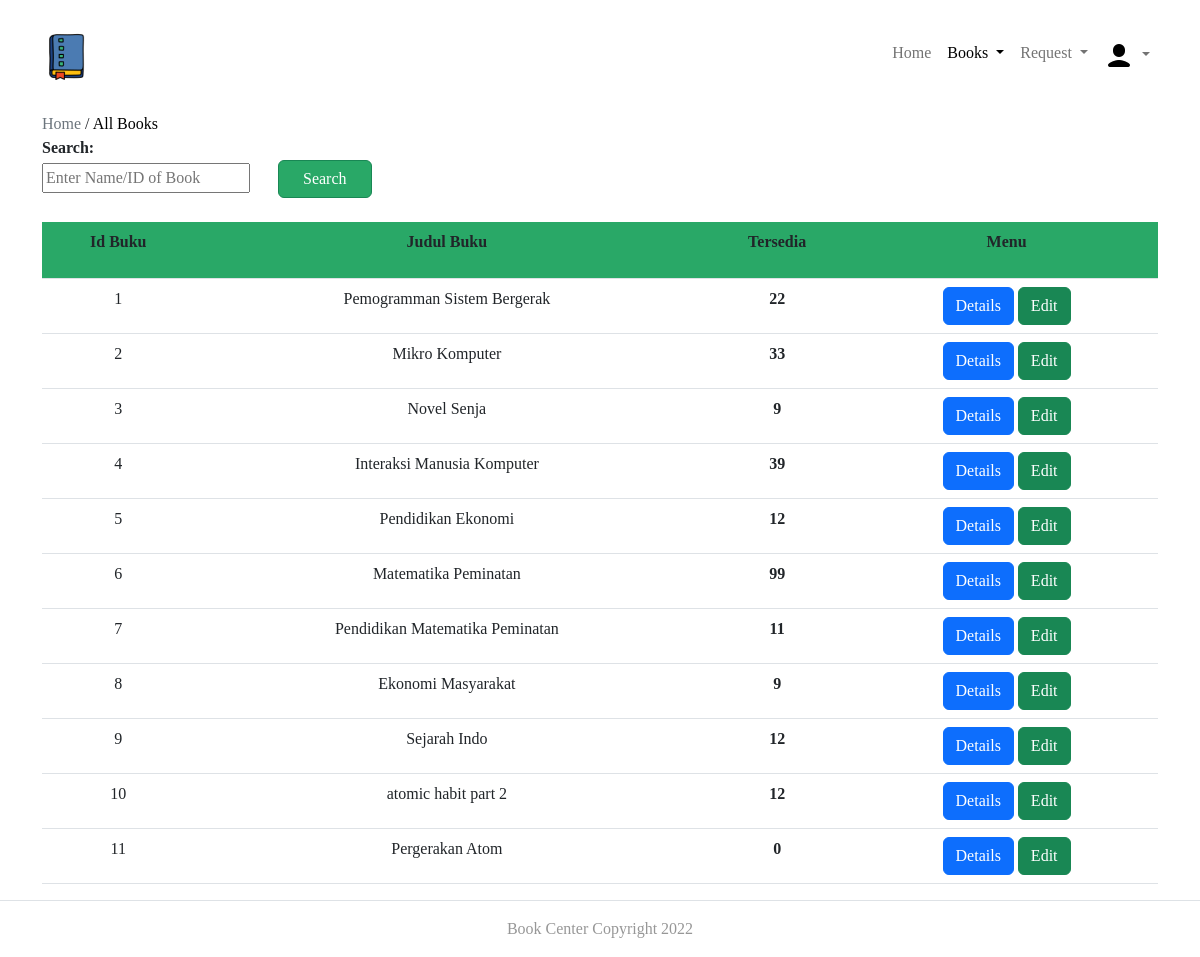
Screenshot of /Admin/book.php with the database file from the repository.
### tables this page shows
CREATE TABLE `buku` (
  `Id_buku` int(20) NOT NULL,
  `Judul_buku` varchar(50) DEFAULT NULL,
  `Tahun` varchar(50) DEFAULT NULL,
  `Penerbit` varchar(50) DEFAULT NULL,
  `Jml_tersedia` int(20) DEFAULT NULL
);

### Admin/book.php (the view, shortened to what this page needs)
<?php
$conn=mysqli_connect('localhost','root','','bookscenter');
?>
<!DOCTYPE html>
<html lang="en">
<head>
        <link rel="stylesheet" href="css/bootstrap.min.css">
        <link rel="stylesheet" href="css/style.css">
</head>
<body>
    <nav class="navbar navbar-expand-lg mb-4 mt-4">
            <div class="container">
            <a alt="cek" href = "/"><img src="img/logo.png"></a>
            <div class="collapse navbar-collapse" id="navbarSupportedContent">
                <ul class="navbar-nav w-100 d-flex justify-content-end">
                    <li class="nav-item">
                        <a class="nav-link " aria-current="page" href="index.php">Home</a>
                    </li>
                    <li class="nav-item dropdown">
                        <a class="text-black nav-link dropdown-toggle" href="" role="button" data-bs-toggle="dropdown" aria-expanded="false">
                            Books
                        </a>
                    </li>
                    <li class="nav-item dropdown">
                        <a class="nav-link dropdown-toggle" href="" role="button" data-bs-toggle="dropdown" aria-expanded="false">
                            Request
                        </a>
                    </li>
                    <li class="nav-item dropdown">
                        <a class="nav-link dropdown-toggle" href="" role="button" data-bs-toggle="dropdown" aria-expanded="false">
                        <img src="img/user.png" class="nav-avatar" />
                        </a>
                    </li>
                </ul>
            </div>
            </div>
    </nav>
    <div class="wrapper">
            <div class="container">
                <a href="index.php" class="text-muted text-decoration-none">Home</a> /
                <a href="book.php" class="active text-decoration-none text-black">All Books</a>
                <div class="row">
                    <div class="span9">
                  <form class="form-horizontal row-fluid" action="book.php" method="post">
                                        <div class="control-group">
                                            <label class="control-label" for="Search"><b>Search:</b></label>
                                            <div class="controls">
                                                <input type="text" id="Judul_buku" name="Judul_buku" placeholder="Enter Name/ID of Book" class="span8" required>
                                                <button type="submit" name="submit"class="btn btn-outline-success text-white Button px-4 ms-4">Search</button>
                                            </div>
                                        </div>
                                    </form>
                                    <br>
                                    <?php
                                    if(isset($_POST['submit']))
                                        {$s=$_POST['Judul_buku'];
                                            $sql="select * from buku where id_buku='$s' or Judul_buku like '%$s%'";
                                        }
                                    else
                                        $sql="select * from buku";
                                    $result=$conn->query($sql);
                                    $rowcount=mysqli_num_rows($result);
                                    if(!($rowcount))
                                        echo "<br><center><h2><b><i>No Results</i></b></h2></center>";
                                    else
                                    {
                                    ?>
                        <table class="table" id = "tables">
                                  <thead style="background-color: #29A867;">
                                    <tr style="text-align: center;">
                                    <th scope="col" class="pb-4">Id Buku</th>
                                    <th scope="col" class="pb-4">Judul Buku</th>
                                    <th scope="col" class="pb-4">Tersedia</th>
                                    <th scope="col" class="pb-4" style="text-align: center;">Menu</th>
                                    </tr>
                                  </thead>
                                  <tbody>
                                    <?php
                            while($row=$result->fetch_assoc())
                            {
                                $bookid=$row['Id_buku'];
                                $name=$row['Judul_buku'];
                                $avail=$row['Jml_tersedia'];
                            ?>
                                    <tr style="text-align: center;">
                                      <td><?php echo $bookid ?></td>
                                      <td><?php echo $name ?></td>
                                      <td><b><?php echo $avail ?></b></td>
                                        <td><center>
                                            <a href="bookdetails.php?id=<?php echo $bookid; ?>" class="btn btn-primary">Details</a>
                                            <a href="edit_book_details.php?id=<?php echo $bookid; ?>" class="btn btn-success">Edit</a>
                                        </center></td>
                                    </tr>
                               <?php }} ?>
                               </tbody>
                        </table>
                    </div>
                </div>
            </div>
        </div>
    <footer class="border-top footer">
        <div class="d-flex justify-content-center mt-3">
          <p> Book Center Copyright 2022</p>
        </div>
    </footer>
</body>
</html>

### Admin/css/style.css (style rules this page uses)
body { font-family: 'Poppins'; }
footer { color: #979797; text-align: center; margin-top: auto; }
.Button { background-color: #29A867; }

### rows the page displays
buku: Id_buku "1", Judul_buku "Pemogramman Sistem Bergerak", Jml_tersedia "22"
buku: Id_buku "2", Judul_buku "Mikro Komputer", Jml_tersedia "33"
buku: Id_buku "3", Judul_buku "Novel Senja", Jml_tersedia "9"
buku: Id_buku "4", Judul_buku "Interaksi Manusia Komputer", Jml_tersedia "39"
buku: Id_buku "5", Judul_buku "Pendidikan Ekonomi", Jml_tersedia "12"
buku: Id_buku "6", Judul_buku "Matematika Peminatan", Jml_tersedia "99"
buku: Id_buku "7", Judul_buku "Pendidikan Matematika Peminatan", Jml_tersedia "11"
buku: Id_buku "8", Judul_buku "Ekonomi Masyarakat", Jml_tersedia "9"
buku: Id_buku "9", Judul_buku "Sejarah Indo", Jml_tersedia "12"
buku: Id_buku "10", Judul_buku "atomic habit part 2", Jml_tersedia "12"
buku: Id_buku "11", Judul_buku "Pergerakan Atom", Jml_tersedia "0"
